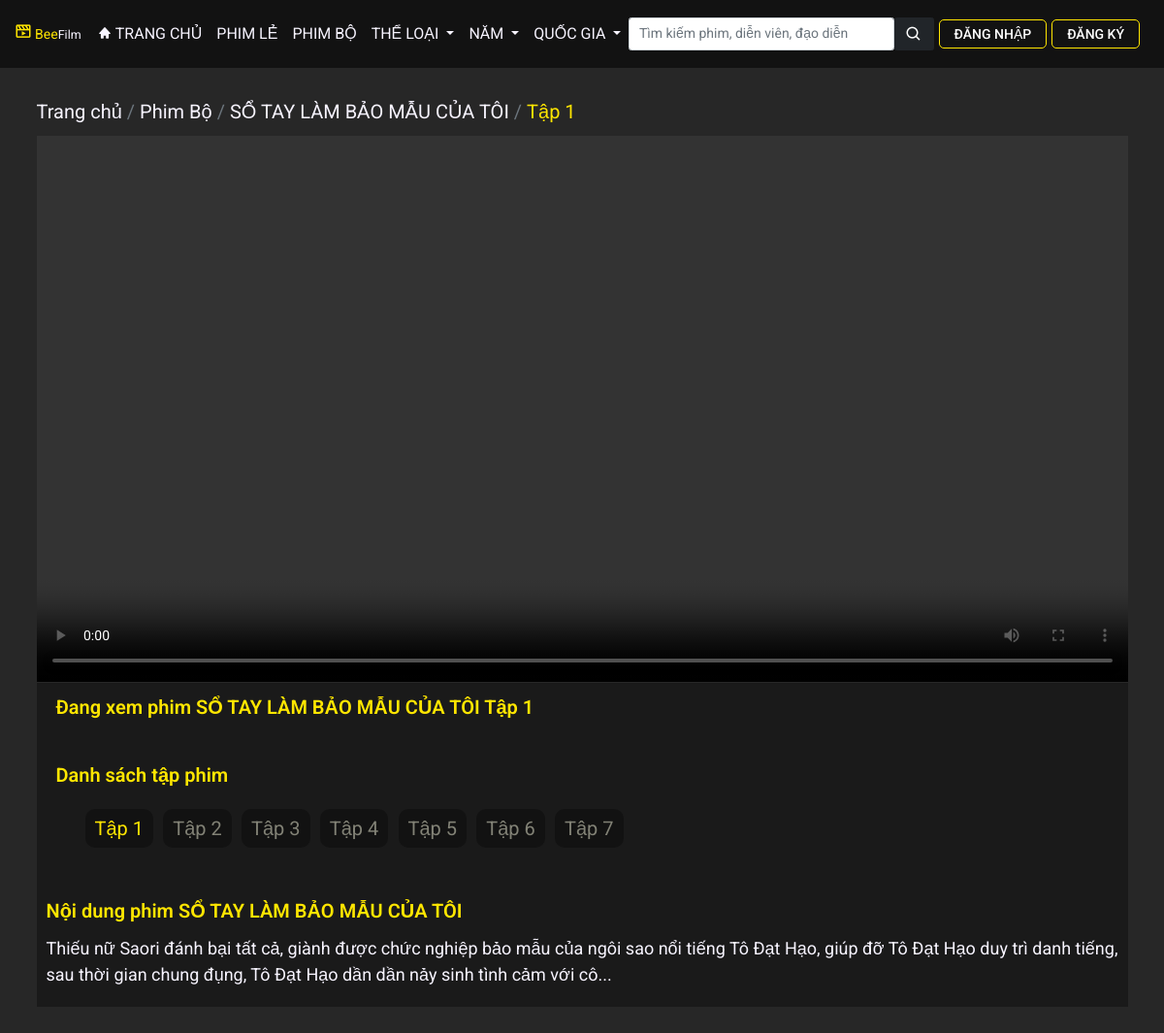
The app's page /watch_film.php?film_id=45&ep_order=1 with its own data.
### tables this page shows
CREATE TABLE `films` (
	`film_id` INT(20) NOT NULL AUTO_INCREMENT,
	`name` varchar(150) NOT NULL,
	`name2` varchar(150),
	`image` varchar(300),
	`image_banner` varchar(300),
	`trailer` varchar(300),
	`IMDb` FLOAT(3),
	`year` INT(5),
	`description` varchar(1000),
	`episode_number` INT(10),
	`duration` INT(10),
	`num_view` INT(20),
	`nation_id` INT(5) NOT NULL,
	`created_at` TIMESTAMP NOT NULL,
	`updated_at` TIMESTAMP NOT NULL,
	`film_type` INT(5) NOT NULL,
	PRIMARY KEY (`film_id`)
);

CREATE TABLE `episodes` (
	`ep_id` INT(25) NOT NULL AUTO_INCREMENT,
	`ep_name` varchar(50),
	`ep_video` varchar(300),
	`ep_order` INT(10) NOT NULL,
	`film_id` INT(20) NOT NULL,
	PRIMARY KEY (`ep_id`)
);

### src/functions.php (called while the page is built, shortened)
<?php
function getUrlOfVideo($video) {
    $url = "";
    if ($video != "") {
        $url = "./assets/videos/".$video;
    }
    return $url;
}
function getFilmTypeName($film_type, $conn) {
    $sql = "SELECT * FROM `film-types` WHERE `id` = ?";
    $stmt = $conn->prepare($sql);
    $stmt->bind_param('i', $film_type);
    $stmt->execute();
    $result = $stmt->get_result();
    $r = $result->fetch_assoc();
    return $r['name'];
}
?>

### public/watch_film.php (the view, shortened to what this page needs)
<?php
    require_once('../src/db.php');
    require_once('../src/functions.php');
    if (isset($_GET['film_id'])) {
        $sql = "SELECT * FROM `films` WHERE `film_id` = ?";
        $stmt = $conn->prepare($sql);
        $stmt->bind_param('i', $_GET['film_id']);
        $stmt->execute();
        $result = $stmt->get_result();
        $r = $result->fetch_assoc();
        $film_id = $r['film_id'];
        $film_name = $r['name'];
        $film_description = $r['description'];
        $sql_ep = "SELECT * FROM `episodes` WHERE `film_id` = ? ORDER BY `ep_order` ASC";
        $stmt_ep = $conn->prepare($sql_ep);
        $stmt_ep->bind_param('i', $film_id);
        $stmt_ep->execute();
        $result_ep = $stmt_ep->get_result();
        $sql_ep_playing = "SELECT * FROM `episodes` WHERE `film_id` = ? AND `ep_order` = ?";
        $stmt_ep_playing = $conn->prepare($sql_ep_playing);
        $stmt_ep_playing->bind_param('ii', $film_id, $_GET['ep_order']);
        $stmt_ep_playing->execute();
        $result_ep_playing = $stmt_ep_playing->get_result();
        $r_ep_playing = $result_ep_playing->fetch_assoc();
    }
?>
<!DOCTYPE html>
<html lang="en">
<head>
    <?php include_once('./linkCSS.php'); ?>
</head>
<body>
    <div class="wrapper">
        <?php include_once('./header.php') ?>
        <div class="container">
            <div class="film-container">
                <div class="film-detail-breadcrumb">
                    <nav aria-label="breadcrumb">
                        <ol class="breadcrumb">
                            <li class="breadcrumb-item">
                                <a href="./index.php">
                                    Trang chủ
                                </a>
                            </li>
                            <li class="breadcrumb-item">
                                <a href="./list_film.php?film_type=<?= $r['film_type'] ?>">
                                    <?= getFilmTypeName($r['film_type'], $conn) ?>
                                </a>
                            </li>
                            <li class="breadcrumb-item">
                                <a href="./detail_film.php?film_id=<?= $film_id ?>">
                                    <?= $film_name ?>
                                </a>
                            </li>
                            <li class="breadcrumb-item" aria-current="page">
                                <a href="./watch_film.php?film_id=<?= $film_id ?>&ep_order=<?= $_GET['ep_order']?>" class="active">
                                    <?= $r_ep_playing['ep_name'] ?>
                                </a>
                            </li>
                        </ol>
                    </nav>
                </div>
                <div class="film-box">
                    <video id="video-playing" src="<?= getUrlOfVideo($r_ep_playing['ep_video']) ?>" controls></video>
                </div>
            </div>
            <div class="film-detail bg-box-color px-3">
                <div class="film-detail-title px-3">
                    Đang xem phim <?= $film_name ?> <?= $r_ep_playing['ep_name'] ?>
                </div>
                <div class="film-episode-list-box">
                    <div class="film-detail-title">
                        Danh sách tập phim
                    </div>
                    <ul class="film-episode-list">
                        <?php
                            while ($r_ep = $result_ep->fetch_assoc()) {
                        ?>
                            <li class="film-episode <?php if ($r_ep['ep_order'] == $_GET['ep_order']) {echo 'active';} ?>">
                                <a href="./watch_film.php?film_id=<?= $film_id ?>&ep_order=<?= $r_ep['ep_order'] ?>"><?=$r_ep['ep_name'] ?></a>
                            </li>
                        <?php } ?>
                    </ul>
                </div>
                <div class="film-detail-box">
                    <div class="film-description">
                        <div class="film-detail-title">
                            Nội dung phim <?= $film_name ?>
                        </div>
                        <div class="film-description-text">
                            <p>
                                <?= $film_description ?>
                            </p>
                        </div>
                    </div>
                </div>
            </div>
        </div>
    </div>
</body>
</html>

### public/assets/css/base.css (style rules this page uses)
:root { --main-color: #ffe600; --bg-color: #272727; --text-color: #F7F4FF; --text-color-dark: #828276; --bg-header-color: #121212; --bg-box-color: #1A1A1A; --box-color: #ccc; --space-top: 30px; }
* { padding: 0; margin: 0; box-sizing: border-box; font-size: 62.5%; font-family: 'Roboto', sans-serif; }
.wrapper { padding-top: 100px; min-height: 1000px; }
.bg-box-color { background-color: var(--bg-box-color); }

### public/assets/css/main.css (style rules this page uses)
body { background-color: var(--bg-color); }
.film-detail-breadcrumb li, .film-detail-breadcrumb li a { font-size: 2rem; color: var(--text-color); }
.film-detail-breadcrumb li a:hover, .film-detail-breadcrumb li a.active { color: var(--main-color); }
.film-episode-list-box { margin-top: 20px; padding: 10px; background-color: var(--bg-box-color); }
.film-episode-list { margin-top: 10px; justify-content: space-between; }
.film-episode-list li { display: inline-block; margin-left: 10px; margin-top: 10px; }
.film-episode a { white-space: nowrap; text-align: center; display: block; padding: 5px 10px; border-radius: 10px; background-color: var(--bg-header-color); color: var(--text-color-dark); font-size: 2rem; }
.film-episode a:hover, .film-episode.active a { color: var(--main-color); }
.film-detail-box { margin-top: 20px; background-color: var(--bg-box-color); }
.film-detail-title { padding-top: 10px; font-size: 2rem; font-weight: 600; color: var(--main-color); }
.film-description { padding-bottom: 10px; }
.film-description-text p { margin-top: 10px; font-size: 1.8rem; color: var(--text-color); }
.film-box video { width: 100%; }

### records on screen
films: film_type.name "Phim Bộ", name "SỔ TAY LÀM BẢO MẪU CỦA TÔI", description "Thiếu nữ Saori đánh bại tất cả, giành được chức nghiệp bảo mẫu của ngôi sao nổi tiếng Tô Đạt Hạo, giúp đỡ Tô Đạt Hạo duy trì danh tiếng, sau thời gian chung đụng, Tô Đạt Hạo dần dần nảy sinh tình cảm với cô..."
episodes: ep_name "Tập 1"
episodes: ep_name "Tập 2"
episodes: ep_name "Tập 3"
episodes: ep_name "Tập 4"
episodes: ep_name "Tập 5"
episodes: ep_name "Tập 6"
episodes: ep_name "Tập 7"
